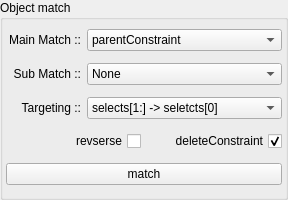
              <widget class="QGroupBox" name="mainMatch_gb">
               <property name="minimumSize">
                <size>
                 <width>0</width>
                 <height>200</height>
                </size>
               </property>
               <property name="maximumSize">
                <size>
                 <width>16777215</width>
                 <height>200</height>
                </size>
               </property>
               <property name="title">
                <string>Object match</string>
               </property>
               <layout class="QVBoxLayout" name="verticalLayout_4">
                <property name="leftMargin">
                 <number>3</number>
                </property>
                <property name="topMargin">
                 <number>3</number>
                </property>
                <property name="rightMargin">
                 <number>3</number>
                </property>
                <property name="bottomMargin">
                 <number>3</number>
                </property>
                <item>
                 <layout class="QHBoxLayout" name="mainMatch_H" stretch="1,2">
                  <item>
                   <widget class="QLabel" name="label">
                    <property name="minimumSize">
                     <size>
                      <width>75</width>
                      <height>0</height>
                     </size>
                    </property>
                    <property name="maximumSize">
                     <size>
                      <width>75</width>
                      <height>16777215</height>
                     </size>
                    </property>
                    <property name="text">
                     <string>Main Match ::</string>
                    </property>
                    <property name="alignment">
                     <set>Qt::AlignmentFlag::AlignRight|Qt::AlignmentFlag::AlignTrailing|Qt::AlignmentFlag::AlignVCenter</set>
                    </property>
                   </widget>
                  </item>
                  <item>
                   <widget class="QComboBox" name="mainMatch_Cbb">
                    <property name="minimumSize">
                     <size>
                      <width>160</width>
                      <height>0</height>
                     </size>
                    </property>
                    <item>
                     <property name="text">
                      <string>parentConstraint</string>
                     </property>
                    </item>
                    <item>
                     <property name="text">
                      <string>pointConstraint</string>
                     </property>
                    </item>
                    <item>
                     <property name="text">
                      <string>rotateConstraint</string>
                     </property>
                    </item>
                    <item>
                     <property name="text">
                      <string>scaleConstarint</string>
                     </property>
                    </item>
                   </widget>
                  </item>
                 </layout>
                </item>
                <item>
                 <layout class="QHBoxLayout" name="subMatch_H" stretch="1,2">
                  <item>
                   <widget class="QLabel" name="label_2">
                    <property name="minimumSize">
                     <size>
                      <width>75</width>
                      <height>0</height>
                     </size>
                    </property>
                    <property name="maximumSize">
                     <size>
                      <width>75</width>
                      <height>16777215</height>
                     </size>
                    </property>
                    <property name="text">
                     <string>Sub Match ::</string>
                    </property>
                    <property name="alignment">
                     <set>Qt::AlignmentFlag::AlignRight|Qt::AlignmentFlag::AlignTrailing|Qt::AlignmentFlag::AlignVCenter</set>
                    </property>
                   </widget>
                  </item>
                  <item>
                   <widget class="QComboBox" name="subMatch_Cbb">
                    <property name="minimumSize">
                     <size>
                      <width>160</width>
                      <height>0</height>
                     </size>
                    </property>
                    <property name="editable">
                     <bool>false</bool>
                    </property>
                    <property name="currentIndex">
                     <number>0</number>
                    </property>
                    <property name="modelColumn">
                     <number>0</number>
                    </property>
                    <item>
                     <property name="text">
                      <string>None</string>
                     </property>
                    </item>
                    <item>
                     <property name="text">
                      <string>parentConstraint</string>
                     </property>
                    </item>
                    <item>
                     <property name="text">
                      <string>pointConstraint</string>
                     </property>
                    </item>
                    <item>
                     <property name="text">
                      <string>rotateConstraint</string>
                     </property>
                    </item>
                    <item>
                     <property name="text">
                      <string>scaleConstarint</string>
                     </property>
                    </item>
                   </widget>
                  </item>
                 </layout>
                </item>
                <item>
                 <layout class="QHBoxLayout" name="targeting_match_H" stretch="1,2">
                  <item>
                   <widget class="QLabel" name="label_3">
                    <property name="minimumSize">
                     <size>
                      <width>75</width>
                      <height>0</height>
                     </size>
                    </property>
                    <property name="maximumSize">
                     <size>
                      <width>75</width>
                      <height>16777215</height>
                     </size>
                    </property>
                    <property name="text">
                     <string>Targeting ::</string>
                    </property>
                    <property name="alignment">
                     <set>Qt::AlignmentFlag::AlignRight|Qt::AlignmentFlag::AlignTrailing|Qt::AlignmentFlag::AlignVCenter</set>
                    </property>
                   </widget>
                  </item>
                  <item>
                   <widget class="QComboBox" name="targeting_match_Cbb">
                    <property name="minimumSize">
                     <size>
                      <width>160</width>
                      <height>0</height>
                     </size>
                    </property>
                    <item>
                     <property name="text">
                      <string>selects[1:] -&gt; seletcts[0]</string>
                     </property>
                    </item>
                    <item>
                     <property name="text">
                      <string>selects[:-1] -&gt; select[-1]</string>
                     </property>
                    </item>
                    <item>
                     <property name="text">
                      <string>selects[:half+1] -&gt;selects[half: ] </string>
                     </property>
                    </item>
                   </widget>
                  </item>
                 </layout>
                </item>
                <item>
                 <layout class="QHBoxLayout" name="targeting_reverse_H" stretch="0,0">
                  <property name="leftMargin">
                   <number>0</number>
                  </property>
                  <property name="topMargin">
                   <number>0</number>
                  </property>
                  <property name="rightMargin">
                   <number>0</number>
                  </property>
                  <property name="bottomMargin">
                   <number>0</number>
                  </property>
                  <item>
                   <widget class="QCheckBox" name="targeting_reverse_Chb">
                    <property name="layoutDirection">
                     <enum>Qt::LayoutDirection::RightToLeft</enum>
                    </property>
                    <property name="text">
                     <string>revserse</string>
                    </property>
                   </widget>
                  </item>
                  <item>
                   <widget class="QCheckBox" name="deleteConstraint_Chb">
                    <property name="layoutDirection">
                     <enum>Qt::LayoutDirection::RightToLeft</enum>
                    </property>
                    <property name="text">
                     <string>deleteConstraint</string>
                    </property>
                    <property name="checked">
                     <bool>true</bool>
                    </property>
                   </widget>
                  </item>
                 </layout>
                </item>
                <item>
                 <widget class="QPushButton" name="match_Btn">
                  <property name="text">
                   <string>match</string>
                  </property>
                 </widget>
                </item>
               </layout>
              </widget>
